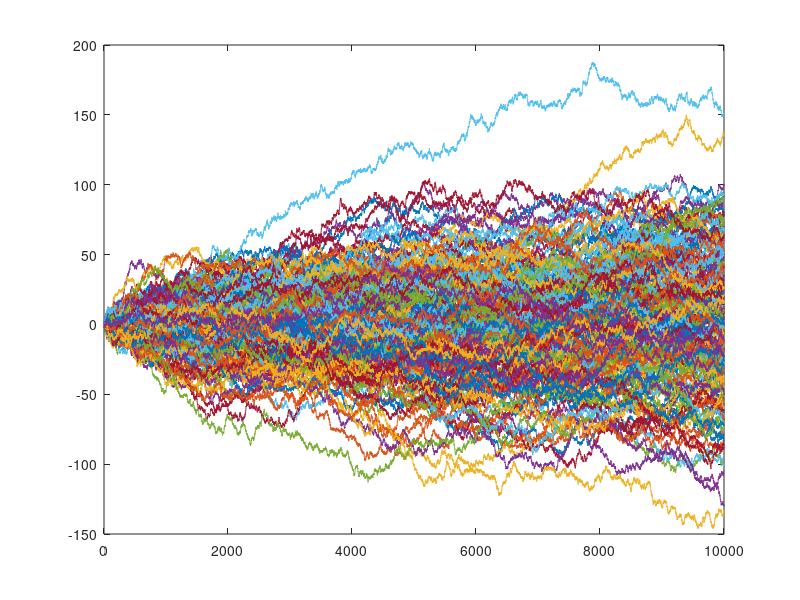
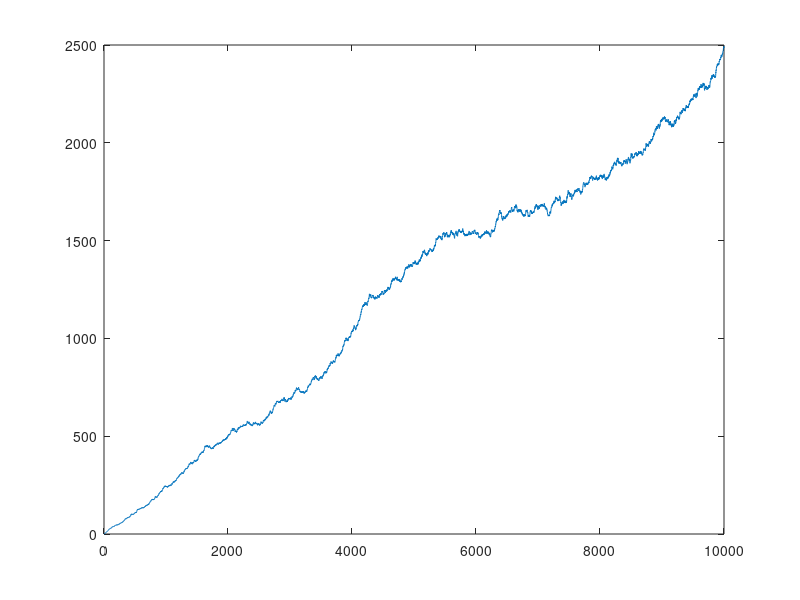
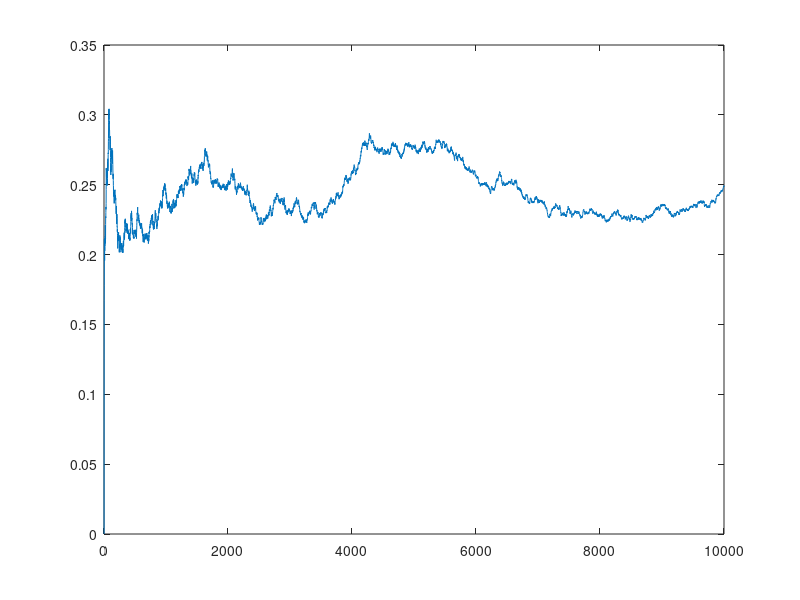

Write MATLAB code to recreate these figures, in order.
clc;
clear all;
close all;

num_agents = 200;
num_iter = 10000;
x = zeros(num_iter, num_agents);

for i = 2 : num_iter
    x(i,:) = x(i-1,:) + (rand(1, num_agents) > 0.5) - 0.5;
end
variance = var(x, [], 2);
variance_div_time = variance ./ (1 : num_iter).';

figure;
plot(x);
figure;
plot(variance);
figure
plot(variance_div_time);
